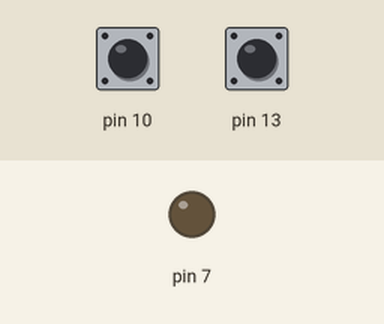
Recording of a sketch running on a simulated Arduino Uno, built with avr-gcc and run on an emulated ATmega328P. Shown: output pins drawn as LEDs (lit = HIGH). Inputs (shaded band) come from the test bench; at power-on: pin 13 HIGH, pin 10 HIGH.

Above: at 1.2 s.
1.3 s: pin 13 pulled LOW for 0.15 s
At 2.5 s:
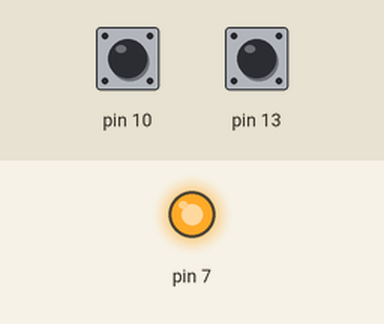
2.9 s: pin 10 pulled LOW for 0.15 s
At 3.7 s:
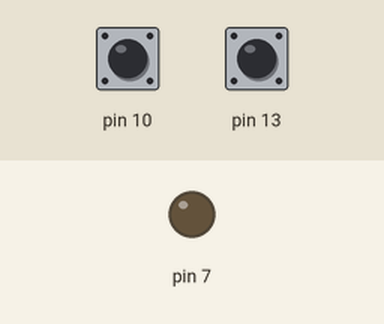
4.5 s: pin 13 pulled LOW for 1 s
At 5.0 s:
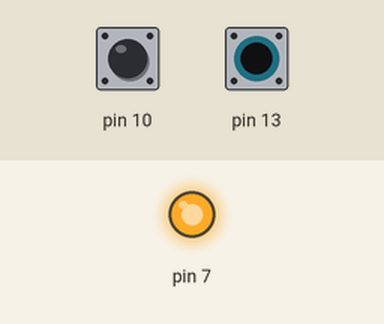
7.0 s: pin 10 driven LOW and pin 13 driven LOW
At 8.2 s:
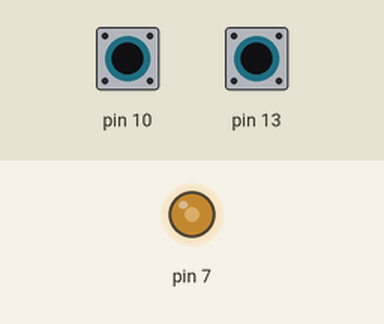
8.5 s: pin 10 driven HIGH
At 9.0 s:
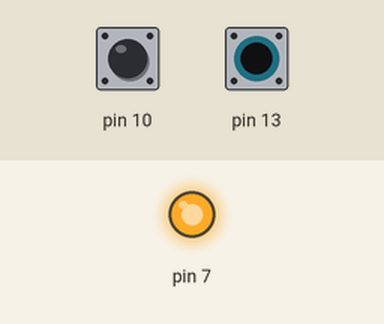
Timing chart, 0 to 11.0 s (numbered marks = the images above; inputs shaded):
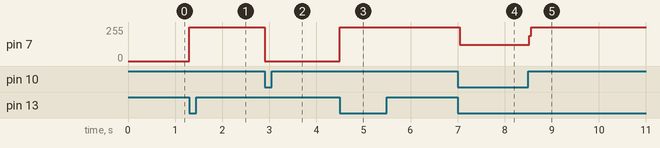

The sketch:

Push_Button_Pengenalan.ino
```cpp
void setup() {
  pinMode(13,INPUT_PULLUP);
  pinMode(10,INPUT_PULLUP);
  pinMode(7,OUTPUT);

}

void loop() {
  if(digitalRead(13)==LOW){digitalWrite(7,HIGH);}

  if(digitalRead(10)==LOW){digitalWrite(7,LOW);}


}
```

Measured:
- after the input at 1.3 s, pin 7: 0/255 → 255/255 at once
- after the input at 2.9 s, pin 7: 255/255 → 0/255 at once
- after the input at 4.5 s, pin 7: 0/255 → 255/255 at once
- after the input at 7.0 s, pin 7: 255/255 → 122/255 at once
- after the input at 8.5 s, pin 7: 122/255 → 255/255 at once
